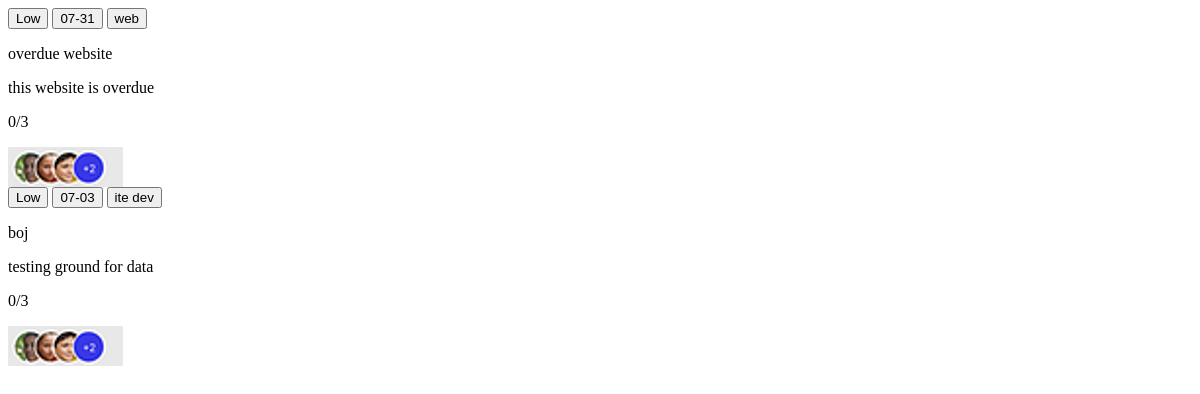
The app's page /Overdue/, older data.
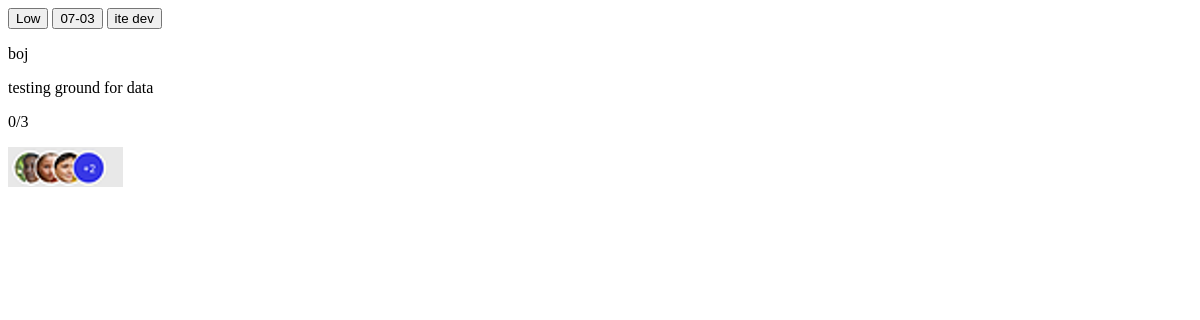
The same page, newer data.
### taskmore/models.py (models this page shows)
class info(models.Model):
    title = models.CharField(max_length=800, null=True, verbose_name="Title")
    description = models.TextField(max_length=80, null=True, verbose_name="description")
    statuses = [
        ('In Progress', 'In Progress'),
        ('Completed', 'Completed'),
        ('Overdue', 'Overdue'),
    ]
    status = models.CharField(max_length=20, choices=statuses, verbose_name="status")
    priorities = [
        ('Low', 'Low'),
        ('Medium', 'Medium'),
        ('High', 'High'),
    ]
    priority = models.CharField(max_length=20, choices=priorities, verbose_name="Priority")
    due_date = models.DateTimeField(verbose_name="Due date")
    category = models.CharField(max_length=800, null=True, verbose_name="Category")
    assigned_to =  models.ForeignKey(User, on_delete=models.CASCADE)

### taskmore/views.py (the view)
# urls.py: path('Overdue/', Overdue, name='Overdue'),
def Overdue(request):
    infos = info.objects.filter(status="Overdue")
    return render(request, 'loaddata.html', {'infos': infos})

### taskmore/templates/loaddata.html (shortened to what this page needs)
{% load static %}
{% for info in infos %}
  <div class="test font-miriam-libre text-base">
            <button class="w-16 h-4  font-miriam-libre text-base float-left rounded-md border-none bg-red-400 m-2 text-xs">{{ info.priority}}</button>
            <button class="w-16 h-4 float-left rounded-md border-none bg-gray-300 m-2 text-xs text-purple-600 flex items-center">
                 {{ info.due_date|date:"m-d"}}
            </button>
            <button class="w-16 h-4 float-left rounded-md border-none bg-gray-300 m-2 text-xs">{{ info.category |slice:'-7:'}}  </button>
            <div class="w-66 h-38 float-left rounded-md border-none bg-gray-200 mt-2 mx-2">
                <p class="font-miriam-libre text-base text-xl font-bold mx-2"> {{ info.title }} </p>
                <p class="font-miriam-libre text-base text-xs mt-1 mx-2">{{ info.description }}</p>
                <p class="border border-black w-14 rounded-md mx-2 flex items-center justify-center">  0/3</p>
                <img src="{% static 'peeps.png' %}" class="w-22 h-6 mt-1 mx-2 float-left">
            </div>
        </div>
{% endfor %}

Row changes from the older to the newer data that the page shows:
removed info: priority "Low", due_date "07-31", category "web", title "overdue website", description "this website is overdue"
